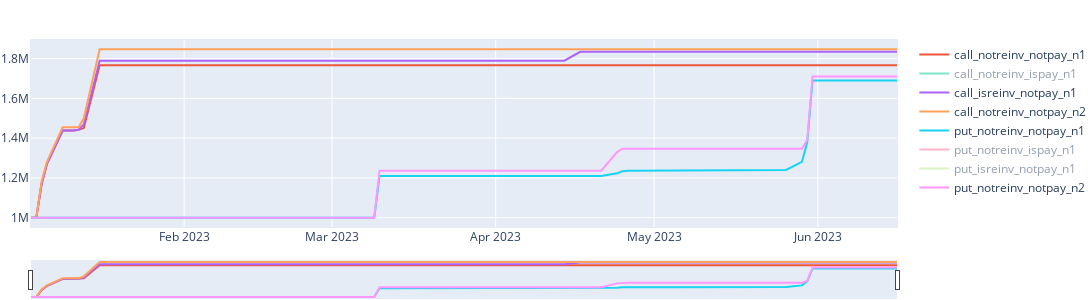

Notebook code for this chart:
### Markdown cell above
#### 3.4  initial_cash_upset

### Code cell
fig = px.line()
fig.add_scatter(x=dates, y=call_notreinv_notpay_n1['initial_cash_upset'], name= 'call_notreinv_notpay_n1')
fig.add_scatter(x=dates, y=call_notreinv_ispay_n1['initial_cash_upset'], name= 'call_notreinv_ispay_n1')
fig.add_scatter(x=dates, y=call_isreinv_notpay_n1['initial_cash_upset'], name= 'call_isreinv_notpay_n1')
fig.add_scatter(x=dates, y=call_notreinv_notpay_n2['initial_cash_upset'], name= 'call_notreinv_notpay_n2')
fig.add_scatter(x=dates, y=put_notreinv_notpay_n1['initial_cash_upset'], name= 'put_notreinv_notpay_n1')
fig.add_scatter(x=dates, y=put_notreinv_ispay_n1['initial_cash_upset'], name= 'put_notreinv_ispay_n1')
fig.add_scatter(x=dates, y=put_isreinv_notpay_n1['initial_cash_upset'], name= 'put_isreinv_notpay_n1')
fig.add_scatter(x=dates, y=put_notreinv_notpay_n2['initial_cash_upset'], name= 'put_notreinv_notpay_n2')
fig.update_xaxes(rangeslider_visible=True)
fig.update_layout(autosize=False, width=1300, height=300, margin=dict(l=1, r=1, b=1, t=40, pad=1))
fig.show()
